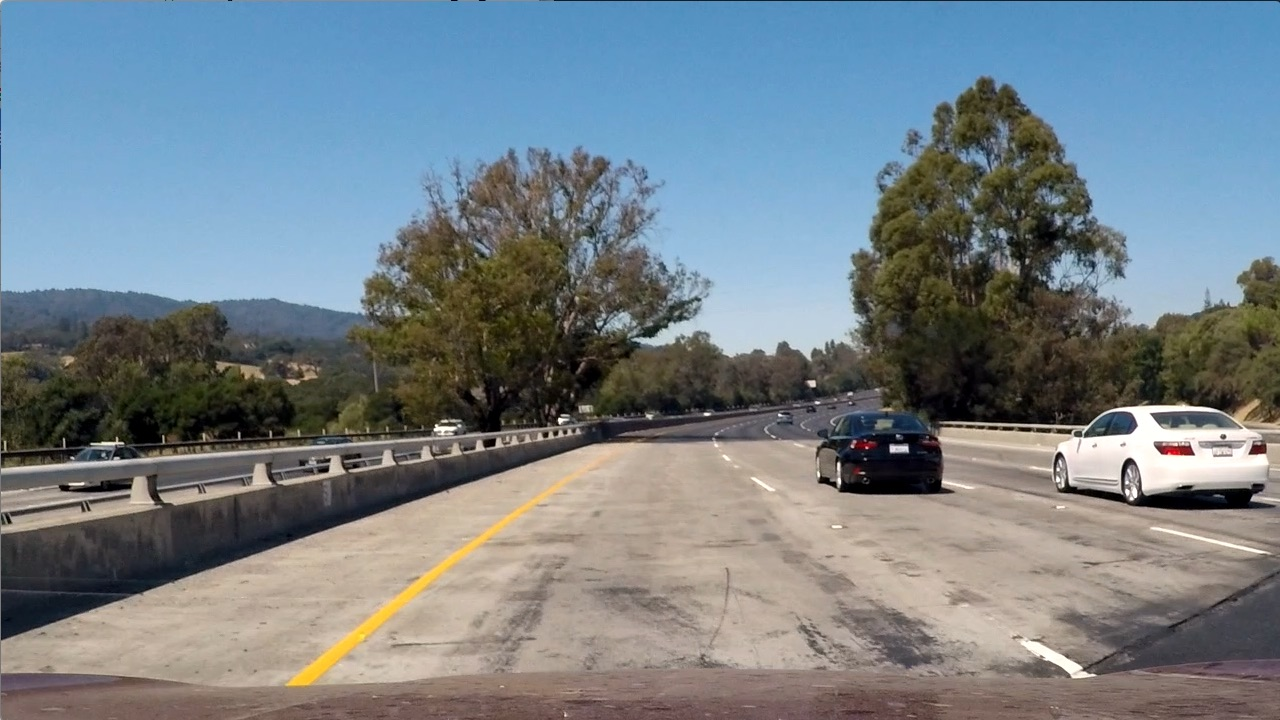
#> input picture test_images/test1.jpg, 1280 x 720 px
$ jupyter execute --allow-errors P5_VehicleDetectionAndTracking.ipynb   (shell and % lines are left out)   (older library calls are emulated)
#> lines starting #> are read from the running program, lines starting #| are printed output that depends on the picture
**Vehicle Detection Project**

The goals / steps of this project are the following:

* Perform a Histogram of Oriented Gradients (HOG) feature extraction on a labeled training set of images and train a classifier Linear SVM classifier
* Optionally, you can also apply a color transform and append binned color features, as well as histograms of color, to your HOG feature vector.

Note: for those first two steps don't forget to normalize your features and randomize a selection for training and testing.

* Implement a sliding-window technique and use your trained classifier to search for vehicles in images.
* Run your pipeline on a video stream (start with the test_video.mp4 and later implement on full project_video.mp4) and create a heat map of recurring detections frame by frame to reject outliers and follow detected vehicles.
* Estimate a bounding box for vehicles detected.

[cell 1]
from skimage.feature import hog
def get_hog_features(img, orient, pix_per_cell, cell_per_block,
                        vis=False, feature_vec=True):
    if vis == True:
        features, hog_image = hog(img, orientations=orient, pixels_per_cell=(pix_per_cell, pix_per_cell),
                                  cells_per_block=(cell_per_block, cell_per_block), block_norm= 'L2-Hys',
                                  transform_sqrt=True,
                                  visualise=vis, feature_vector=feature_vec)
        return features, hog_image
    else:
        features = hog(img, orientations=orient, pixels_per_cell=(pix_per_cell, pix_per_cell),
                       cells_per_block=(cell_per_block, cell_per_block), block_norm= 'L2-Hys',
                       transform_sqrt=True,
                       visualise=vis, feature_vector=feature_vec)
        return features

[cell 2]
import glob

vehicles_images = glob.glob("./vehicles/*/*.png")
print("Number of Vehicles Images: ", len(vehicles_images))
non_vehicles_images = glob.glob("./non-vehicles/*/*.png")
print("Number of Non-Vehicles Images: ", len(non_vehicles_images))

[cell 3]
import matplotlib.pyplot as plt

x_values = ["Vehicles", "Non-Vehicles"]
y_values = [len(vehicles_images), len(non_vehicles_images)]
plt.bar(x_values, y_values)
plt.ylabel("Number of images")
plt.title("Frequency of Vehicle and Non-Vehicle Images")
plt.show()
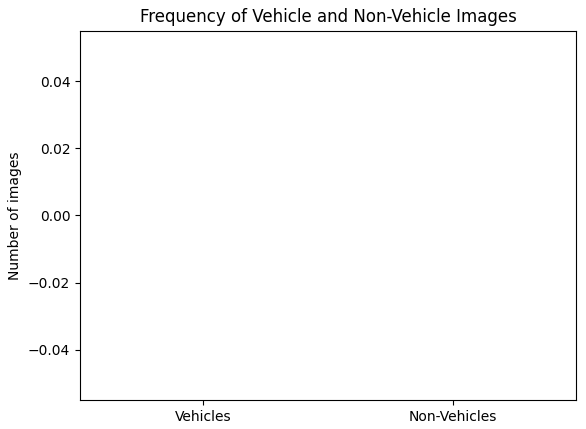
#> figure drawn by matplotlib, 1 panel

[cell 4]
import matplotlib.image as mpimg
import numpy as np
import cv2

# Random car image
#> (the rest of this cell did not finish here and is left out)

#> (a cell that did not finish here is left out)

[cell 6]
import matplotlib.image as mpimg
def extract_features(imgs, cspace='RGB', orient=9,
                        pix_per_cell=8, cell_per_block=2, hog_channel=0):
    # Create a list to append feature vectors to
    features = []
    # Iterate through the list of images
    for img in imgs:
        # Read in each one by one
        image = mpimg.imread(img)
        # apply color conversion if other than 'RGB'
        if cspace != 'RGB':
            if cspace == 'HSV':
                feature_image = cv2.cvtColor(image, cv2.COLOR_RGB2HSV)
            elif cspace == 'LUV':
                feature_image = cv2.cvtColor(image, cv2.COLOR_RGB2LUV)
            elif cspace == 'HLS':
                feature_image = cv2.cvtColor(image, cv2.COLOR_RGB2HLS)
            elif cspace == 'YUV':
                feature_image = cv2.cvtColor(image, cv2.COLOR_RGB2YUV)
            elif cspace == 'YCrCb':
                feature_image = cv2.cvtColor(image, cv2.COLOR_RGB2YCrCb)
        else:
            feature_image = np.copy(image)

        # Call get_hog_features() with vis=False, feature_vec=True
        if hog_channel == 'ALL':
            hog_features = []
            for channel in range(feature_image.shape[2]):
                hog_features.append(get_hog_features(feature_image[:,:,channel],
                                    orient, pix_per_cell, cell_per_block,
                                    vis=False, feature_vec=True))
            hog_features = np.ravel(hog_features)
        else:
            hog_features = get_hog_features(feature_image[:,:,hog_channel], orient,
                        pix_per_cell, cell_per_block, vis=False, feature_vec=True)
        # Append the new feature vector to the features list
        features.append(hog_features)
    # Return list of feature vectors
    return features

[cell 7]
import time
from sklearn.model_selection import train_test_split

# Feature extraction parameters
colorspace = 'YUV' # Can be RGB, HSV, LUV, HLS, YUV, YCrCb
orient = 11
pix_per_cell = 16
cell_per_block = 2
hog_channel = 'ALL' # Can be 0, 1, 2, or "ALL"

t1 = time.time()
car_features = extract_features(vehicles_images, cspace=colorspace, orient=orient,
                        pix_per_cell=pix_per_cell, cell_per_block=cell_per_block,
                        hog_channel=hog_channel)
non_car_features = extract_features(non_vehicles_images, cspace=colorspace, orient=orient,
                        pix_per_cell=pix_per_cell, cell_per_block=cell_per_block,
                        hog_channel=hog_channel)
t2 = time.time()
print(round(t2-t1, 2), 'Seconds to extract HOG features...')
# Create an array stack of feature vectors
X = np.vstack((car_features, non_car_features)).astype(np.float64)

# Define the labels vector
y = np.hstack((np.ones(len(car_features)), np.zeros(len(non_car_features))))


# Split up data into randomized training and test sets
#rand_state = np.random.randint(0, 100)
#> (the rest of this cell did not finish here and is left out)

[cell 8]
from sklearn.svm import LinearSVC

# Use a linear SVC
svc = LinearSVC()
# Check the training time for the SVC
t1 = time.time()
#> (the rest of this cell did not finish here and is left out)

[cell 9]
# Define a single function that can extract features using hog sub-sampling and make predictions
def find_cars(img, ystart, ystop, scale, cspace, hog_channel, svc, X_scaler, orient,
              pix_per_cell, cell_per_block, spatial_size, hist_bins):

    # array of rectangles where cars were detected
    rectangles = []

    img = img.astype(np.float32)/255

    img_tosearch = img[ystart:ystop,:,:]

    # apply color conversion if other than 'RGB'
    if cspace != 'RGB':
        if cspace == 'HSV':
            ctrans_tosearch = cv2.cvtColor(img_tosearch, cv2.COLOR_RGB2HSV)
        elif cspace == 'LUV':
            ctrans_tosearch = cv2.cvtColor(img_tosearch, cv2.COLOR_RGB2LUV)
        elif cspace == 'HLS':
            ctrans_tosearch = cv2.cvtColor(img_tosearch, cv2.COLOR_RGB2HLS)
        elif cspace == 'YUV':
            ctrans_tosearch = cv2.cvtColor(img_tosearch, cv2.COLOR_RGB2YUV)
        elif cspace == 'YCrCb':
            ctrans_tosearch = cv2.cvtColor(img_tosearch, cv2.COLOR_RGB2YCrCb)
    else: ctrans_tosearch = np.copy(image)

    # rescale image if other than 1.0 scale
    if scale != 1:
        imshape = ctrans_tosearch.shape
        ctrans_tosearch = cv2.resize(ctrans_tosearch, (np.int(imshape[1]/scale), np.int(imshape[0]/scale)))

    # select colorspace channel for HOG
    if hog_channel == 'ALL':
        ch1 = ctrans_tosearch[:,:,0]
        ch2 = ctrans_tosearch[:,:,1]
        ch3 = ctrans_tosearch[:,:,2]
    else:
        ch1 = ctrans_tosearch[:,:,hog_channel]

    # Define blocks and steps as above
    nxblocks = (ch1.shape[1] // pix_per_cell)+1
    nyblocks = (ch1.shape[0] // pix_per_cell)+1
    nfeat_per_block = orient*cell_per_block**2

    # 64 was the orginal sampling rate, with 8 cells and 8 pix per cell
    window = 64
    nblocks_per_window = (window // pix_per_cell)-1
    cells_per_step = 2  # Instead of overlap, define how many cells to step
    nxsteps = (nxblocks - nblocks_per_window) // cells_per_step
    nysteps = (nyblocks - nblocks_per_window) // cells_per_step

    # Compute individual channel HOG features for the entire image
    hog1 = get_hog_features(ch1, orient, pix_per_cell, cell_per_block, feature_vec=False)
    if hog_channel == 'ALL':
        hog2 = get_hog_features(ch2, orient, pix_per_cell, cell_per_block, feature_vec=False)
        hog3 = get_hog_features(ch3, orient, pix_per_cell, cell_per_block, feature_vec=False)

    for xb in range(nxsteps):
        for yb in range(nysteps):
            ypos = yb*cells_per_step
            xpos = xb*cells_per_step
            # Extract HOG for this patch
            hog_feat1 = hog1[ypos:ypos+nblocks_per_window, xpos:xpos+nblocks_per_window].ravel()
            if hog_channel == 'ALL':
                hog_feat2 = hog2[ypos:ypos+nblocks_per_window, xpos:xpos+nblocks_per_window].ravel()
                hog_feat3 = hog3[ypos:ypos+nblocks_per_window, xpos:xpos+nblocks_per_window].ravel()
                hog_features = np.hstack((hog_feat1, hog_feat2, hog_feat3))
            else:
                hog_features = hog_feat1

            xleft = xpos*pix_per_cell
            ytop = ypos*pix_per_cell

            test_prediction = svc.predict(hog_features.reshape(1,-1))

            if test_prediction == 1:
                xbox_left = np.int(xleft*scale)
                ytop_draw = np.int(ytop*scale)
                win_draw = np.int(window*scale)
                rectangles.append(((xbox_left, ytop_draw+ystart),(xbox_left+win_draw,ytop_draw+win_draw+ystart)))

    return rectangles

[cell 10]
testImage = mpimg.imread('./test_images/test1.jpg')
#> testImage is the input picture: shape (720, 1280, 3); mean R, G, B 117.5, 128.7, 135.5

image_height = testImage.shape[0]
ystart = (image_height//2)+30
ystop = image_height-20
scale = 1.5
colorspace = 'YUV' # Can be RGB, HSV, LUV, HLS, YUV, YCrCb
orient = 11
pix_per_cell = 16
cell_per_block = 2
hog_channel = 'ALL' # Can be 0, 1, 2, or "ALL"

#> (the rest of this cell did not finish here and is left out)

#> in find_cars, `img_tosearch = img[ystart:ystop,:,:]`:
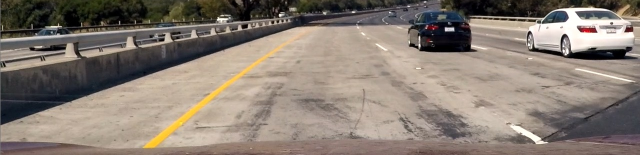
#> img_tosearch: shape (310, 1280, 3) float32 (shown at 1/2 size); mean of channels 0, 1, 2 0.534, 0.49, 0.451; drawn as R, G, B
#> in find_cars, `ch1 = ctrans_tosearch[:,:,0]`:
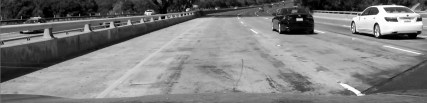
#> ch1: shape (206, 853) float32 (shown at 1/2 size); min 0, max 1, mean 0.499
#> in find_cars, `ch2 = ctrans_tosearch[:,:,1]`:
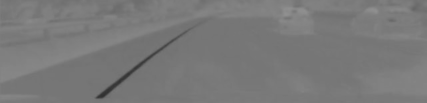
#> ch2: shape (206, 853) float32 (shown at 1/2 size); min 0.186, max 0.568, mean 0.476
#> in find_cars, `ch3 = ctrans_tosearch[:,:,2]`:
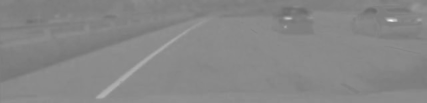
#> ch3: shape (206, 853) float32 (shown at 1/2 size); min 0.416, max 0.998, mean 0.531
#> after the loop in find_cars, `for xb in range(nxsteps):`: rectangles = []

print(len(rectangles), 'rectangles found in image')

[cell 11]
# [9 lines left out: function draw_boxes, not called in this run]

#> (a cell that did not finish here is left out)

[cell 13]
testImage = mpimg.imread('./test_images/test1.jpg')

def configuration_rectangles(rectangles, img, ystart, ystop, scale):
    colorspace = 'YUV' # Can be RGB, HSV, LUV, HLS, YUV, YCrCb
    orient = 11
    pix_per_cell = 16
    cell_per_block = 2
    hog_channel = 'ALL' # Can be 0, 1, 2, or "ALL"

    rectangles.append(find_cars(img, ystart, ystop, scale, colorspace, hog_channel, svc, None,
                       orient, pix_per_cell, cell_per_block, None, None))
#> call 2 of find_cars, with ystart = 400, ystop = 464, scale = 1, cspace = 'YUV', hog_channel = 'ALL', orient = 11, pix_per_cell = 16, cell_per_block = 2
#> in find_cars (call 2), `img_tosearch = img[ystart:ystop,:,:]`:
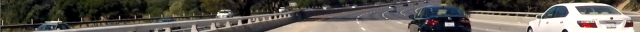
#> img_tosearch: shape (64, 1280, 3) float32 (shown at 1/2 size); mean of channels 0, 1, 2 0.374, 0.354, 0.33; drawn as R, G, B
#> in find_cars (call 2), `ch1 = ctrans_tosearch[:,:,0]`:
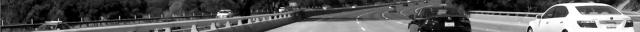
#> ch1: shape (64, 1280) float32 (shown at 1/2 size); min 0, max 1, mean 0.357
#> in find_cars (call 2), `ch2 = ctrans_tosearch[:,:,1]`:
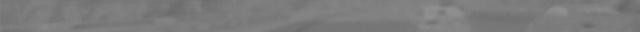
#> ch2: shape (64, 1280) float32 (shown at 1/2 size); min 0.402, max 0.568, mean 0.487
#> in find_cars (call 2), `ch3 = ctrans_tosearch[:,:,2]`:
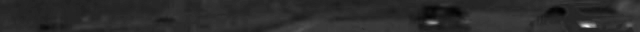
#> ch3: shape (64, 1280) float32 (shown at 1/2 size); min 0.413, max 1, mean 0.515; drawn with min black and max white

    return rectangles

rectangles = []
#> (the rest of this cell did not finish here and is left out)

## Heatmap

[cell 14]
def draw_heatmap(heatmap, bbox_list):
    # Iterate through list of bboxes
    for box in bbox_list:
        # Add += 1 for all pixels inside each bbox
        # Assuming each "box" takes the form ((x1, y1), (x2, y2))
        heatmap[box[0][1]:box[1][1], box[0][0]:box[1][0]] += 1
#> heatmap: shape (720, 1280); every value is 0

    # Return updated heatmap
    return heatmap

[cell 15]
testImage = mpimg.imread('./test_images/test1.jpg')
heatmapImg = np.zeros_like(testImage[:,:,0])
heatmapImg = draw_heatmap(heatmapImg, rectangles)
plt.figure(figsize=(10,10))
plt.imshow(heatmapImg, cmap='hot')

[cell 16]
def apply_threshold(heatmap, threshold):
    # Zero out pixels below the threshold
    heatmap[heatmap <= threshold] = 0
    # Return thresholded map
    return heatmap

heatmap_img = apply_threshold(heatmapImg, 2)
plt.figure(figsize=(10,10))
plt.imshow(heatmap_img, cmap='hot')

[cell 17]
from scipy.ndimage.measurements import label
labels = label(heatmap_img)
plt.figure(figsize=(10,10))
plt.imshow(labels[0], cmap='gray')
print(labels[1], 'cars found')
#| 0 cars found
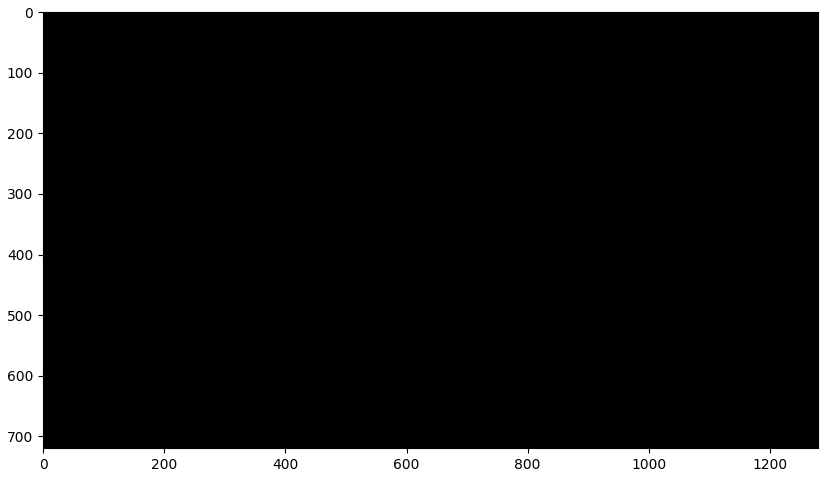
#> figure drawn by matplotlib, 1 panel

[cell 18]
def draw_labeled_bboxes(img, labels):
    # Iterate through all detected cars
    rects = []
    for car_number in range(1, labels[1]+1):
        # Find pixels with each car_number label value
        nonzero = (labels[0] == car_number).nonzero()
        # Identify x and y values of those pixels
        nonzeroy = np.array(nonzero[0])
        nonzerox = np.array(nonzero[1])
        # Define a bounding box based on min/max x and y
        bbox = ((np.min(nonzerox), np.min(nonzeroy)), (np.max(nonzerox), np.max(nonzeroy)))
        rects.append(bbox)
        # Draw the box on the image
        cv2.rectangle(img, bbox[0], bbox[1], (0,0,255), 6)
#> after the loop, rects = []
    # Return the image and final rectangles
    return img, rects

# Draw bounding boxes on a copy of the image
draw_img, rect = draw_labeled_bboxes(np.copy(testImage), labels)
#> rect = []
# Display the image
plt.figure(figsize=(10,10))
plt.imshow(draw_img)

[cell 19]
def process_frame(img):

    rectangles = []
#> rectangles = []

    rectangles = configuration_rectangles(rectangles, img, 400, 464, 1.0)
    rectangles = configuration_rectangles(rectangles, img, 416, 480, 1.0)
    rectangles = configuration_rectangles(rectangles, img, 400, 496, 1.5)
    rectangles = configuration_rectangles(rectangles, img, 432, 528, 1.5)
    rectangles = configuration_rectangles(rectangles, img, 400, 528, 2.0)
    rectangles = configuration_rectangles(rectangles, img, 432, 560, 2.0)
    rectangles = configuration_rectangles(rectangles, img, 400, 596, 3.5)
    rectangles = configuration_rectangles(rectangles, img, 464, 660, 3.5)

    rectangles = [item for sublist in rectangles for item in sublist]

    heatmap_img = np.zeros_like(img[:,:,0])
    heatmap_img = draw_heatmap(heatmap_img, rectangles)
    heatmap_img = apply_threshold(heatmap_img, 2)
    labels = label(heatmap_img)
    draw_img, rects = draw_labeled_bboxes(np.copy(img), labels)
    return draw_img

$ run again, with test_images/test4.jpg copied over test_images/test1.jpg
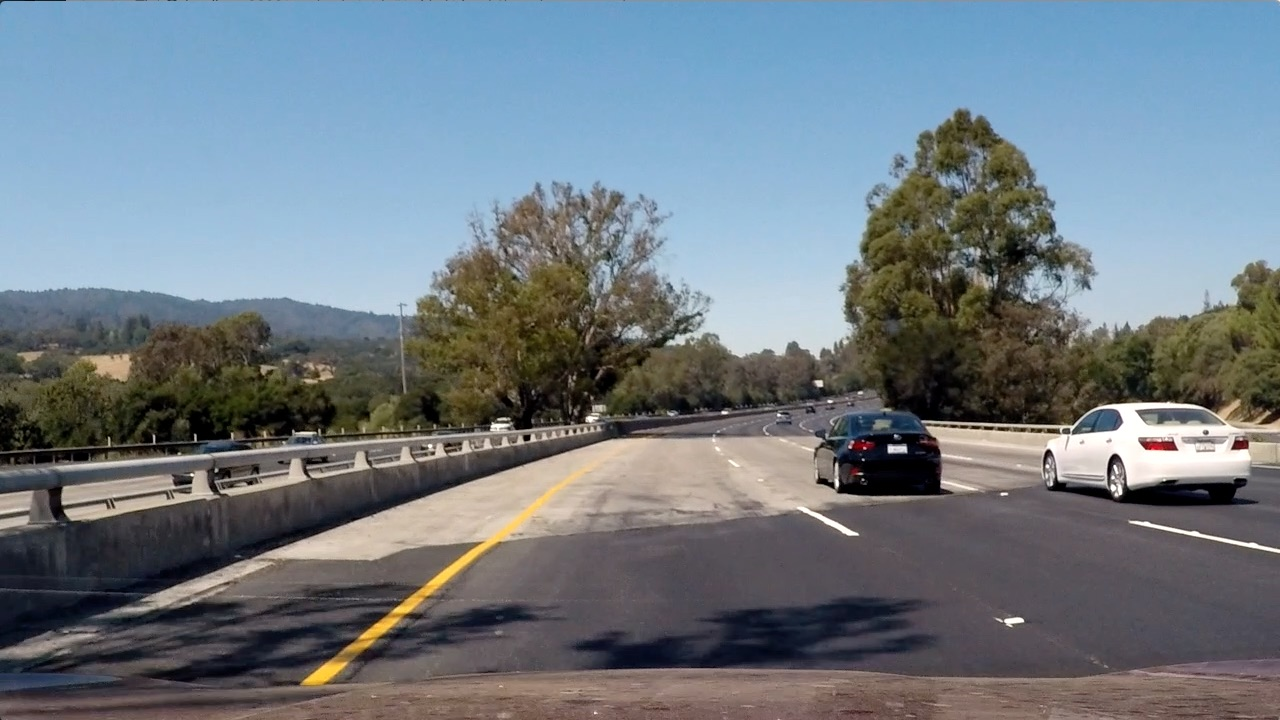
#> input picture test_images/test4.jpg, 1280 x 720 px
#> testImage is the input picture: shape (720, 1280, 3); mean R, G, B 112.2, 122.7, 130.9
#> in find_cars, `ch3 = ctrans_tosearch[:,:,2]`:
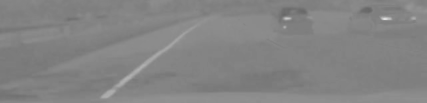
#> ch3: shape (206, 853) float32 (shown at 1/2 size); min 0.404, max 0.921, mean 0.518
#> after the loop in find_cars, `for xb in range(nxsteps):`: rectangles = []
#> img_tosearch: shape (64, 1280, 3) float32
#> ch1: shape (64, 1280) float32
#> ch2: shape (64, 1280) float32
#> in find_cars (call 2), `ch3 = ctrans_tosearch[:,:,2]`:
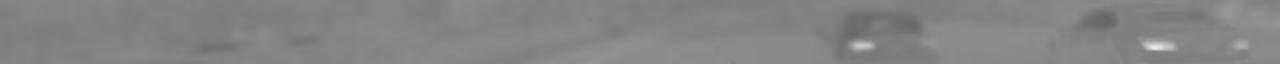
#> ch3: shape (64, 1280) float32; min 0.403, max 0.94, mean 0.518
#| 0 cars found
